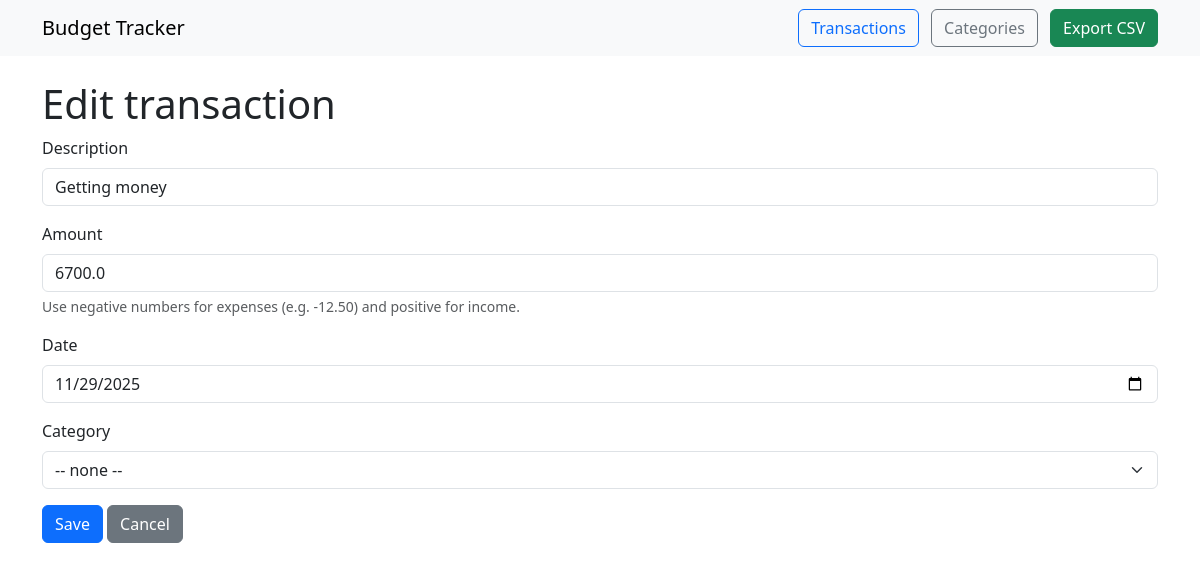
The app's page /transactions/1/edit with its own data.
### app.py (models this page shows)
class Transaction(db.Model):
    id = db.Column(db.Integer, primary_key=True)
    description = db.Column(db.String(200))
    amount = db.Column(db.Float, nullable=False)
    date = db.Column(db.Date, nullable=False, default=date.today)
    category_id = db.Column(db.Integer, db.ForeignKey('category.id'), nullable=True)
    category = db.relationship('Category', backref=db.backref('transactions', lazy=True))
    created_at = db.Column(db.DateTime, default=datetime.utcnow)

### app.py (the view, shortened to what this page needs)
    @app.route('/transactions/<int:tx_id>/edit', methods=['GET', 'POST'])
    def edit_transaction(tx_id):
        tx = Transaction.query.get_or_404(tx_id)
        categories = Category.query.order_by(Category.name).all()
        return render_template('transaction_form.html', tx=tx, categories=categories)

### templates/transaction_form.html (shortened to what this page needs)
{% extends "base.html" %}
{% block content %}
<h1>{{ 'Edit' if tx else 'New' }} transaction</h1>
<form method="post">
  <div class="mb-3">
    <label class="form-label">Description</label>
    <input class="form-control" name="description" value="{{ tx.description if tx else '' }}" required>
  </div>
  <div class="mb-3">
    <label class="form-label">Amount</label>
    <input class="form-control" name="amount" type="number" step="0.01" value="{{ tx.amount if tx else '' }}" required>
    <div class="form-text">Use negative numbers for expenses (e.g. -12.50) and positive for income.</div>
  </div>
  <div class="mb-3">
    <label class="form-label">Date</label>
    <input class="form-control" name="date" type="date" value="{{ tx.date.isoformat() if tx else '' }}" required>
  </div>
  <div class="mb-3">
    <label class="form-label">Category</label>
    <select class="form-select" name="category">
      <option value="">-- none --</option>
    </select>
  </div>
  <button class="btn btn-primary" type="submit">Save</button>
  <a class="btn btn-secondary" href="{{ url_for('transactions') }}">Cancel</a>
</form>
{% endblock %}

### records on screen
Transaction: description "Getting money", amount "6700.0", date "11/29/2025"

### other values on screen
{{ 'Edit' if tx else 'New' }} "Edit"
